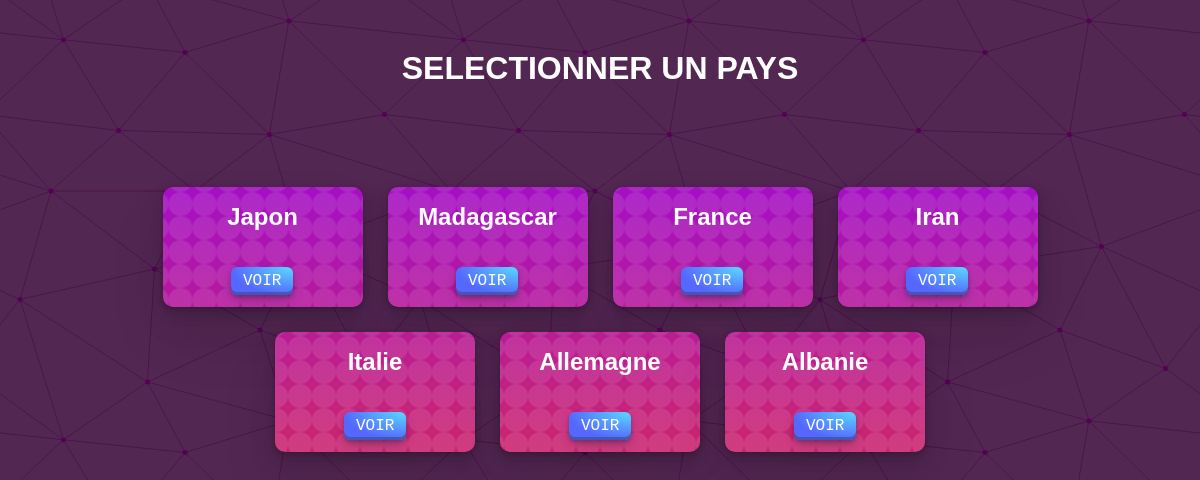
The page /list/ on the database as committed earlier.
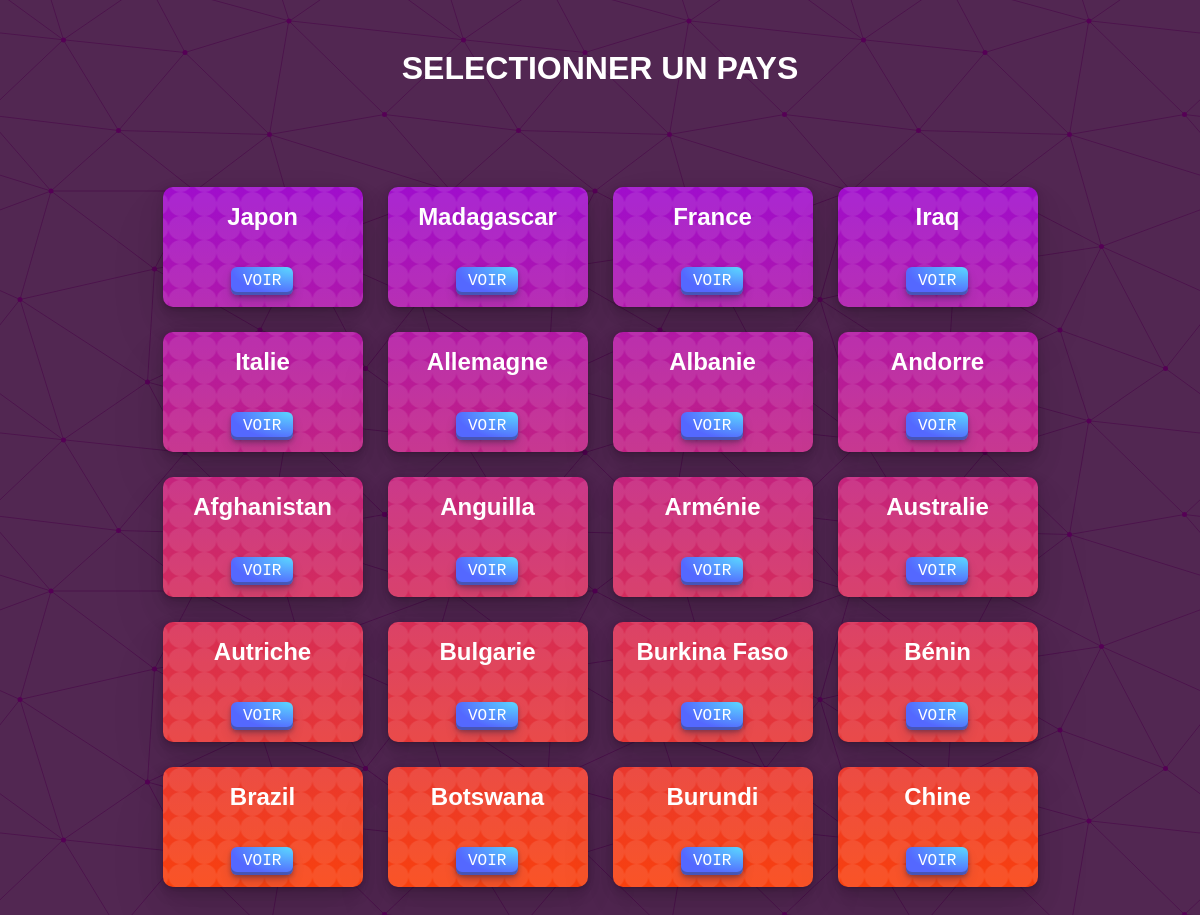
The same page on the database as committed later.
### app/models.py (models this page shows, shortened)
class Pays(models.Model):
    pays_id = models.AutoField(primary_key=True)
    nom = models.CharField(max_length=100)

### app/views.py (the view)
# urls.py: path('list/', views.pays_list_view, name="pays_list"),
def pays_list_view(request):
    pays = Pays.objects.all()
    return render(request, 'app/pays_list.html', {'pays':pays})

### app/templates/app/pays_list.html (shortened to what this page needs)
{% load static %}
<!DOCTYPE html>
<html lang="en">
<head>
    <link rel="stylesheet" href="{% static 'app/styles/list.css'%}" type="text/css">
</head>
<body>
    <div class="header">
        <h1>Selectionner un pays</h1>
    </div>
    <div class="content">
        <div class="list-pays">
            {% for pays in pays %}
            <div class="pays">
                <h2>{{pays.nom}}</h2>
                <p class="voir"><a href="/detail/{{pays.nom}}">VOIR</a></p>
            </div>
            {% endfor %}
        </div>
    </div>
</body>
</html>

### app/static/app/styles/list.css (style rules this page uses)
body { background-color: #330033d8; margin: 50px auto; }
h1 { color: white; font-family: sans-serif; text-transform: uppercase; text-align: center; }
.content { margin-top: 100px; }
.list-pays { margin: auto; width: 80%; display: flex; justify-content: center; align-items: center; flex-wrap: wrap; gap: 25px; }
.pays { font-family: 'Gill Sans', 'Gill Sans MT', Calibri, 'Trebuchet MS', sans-serif; color: #fff; background-color: #ffffff; background-attachment: fixed; text-align: center; display: flex; align-items: center; justify-content: center; flex-direction: column; border-radius: 10px; width: 200px; height: 120px; box-shadow: rgba(0, 0, 0, 0.07) 0px 1px 2px, rgba(0, 0, 0, 0.07) 0px 2px 4px, rgba(0, 0, 0, 0.07) 0px 4px 8px, rgba(0, 0, 0, 0.07) 0px 8px 16px, rgba(0, 0, 0, 0.07) 0px 16px 32px, rgba(0, 0, 0, 0.07) 0px 32px 64px; transition: .2s ease; cursor: pointer; }
.voir a { align-items: center; appearance: none; background-image: radial-gradient(100% 100% at 100% 0, #5adaff 0, #5468ff 100%); border: 0; border-radius: 6px; box-shadow: rgba(45, 35, 66, .4) 0 2px 4px,rgba(45, 35, 66, .3) 0 7px 13px -3px,rgba(58, 65, 111, .5) 0 -3px 0 inset; box-sizing: border-box; color: #fff; cursor: pointer; display: inline-flex; font-family: "JetBrains Mono",monospace; height: 28px; justify-content: center; line-height: 1; list-style: none; overflow: hidden; padding-left: 12px; padding-right: 12px; position: relative; text-align: left; text-decoration: none; transition: box-shadow .15s,transform .15s; user-select: none; -webkit-user-select: none; touch-action: manipulation; white-space: nowrap; will-change: box-shadow,transform; font-size: 16px; transition: .2s ease; }

Rows that differ between the two databases and show on the page:
changed Pays: nom "Iran" → "Iraq"
added Pays: nom "Andorre"
added Pays: nom "Afghanistan"
added Pays: nom "Anguilla"
added Pays: nom "Arménie"
added Pays: nom "Australie"
added Pays: nom "Autriche"
added Pays: nom "Bulgarie"
added Pays: nom "Burkina Faso"
added Pays: nom "Bénin"
added Pays: nom "Brazil"
added Pays: nom "Botswana"
added Pays: nom "Burundi"
added Pays: nom "Chine"
